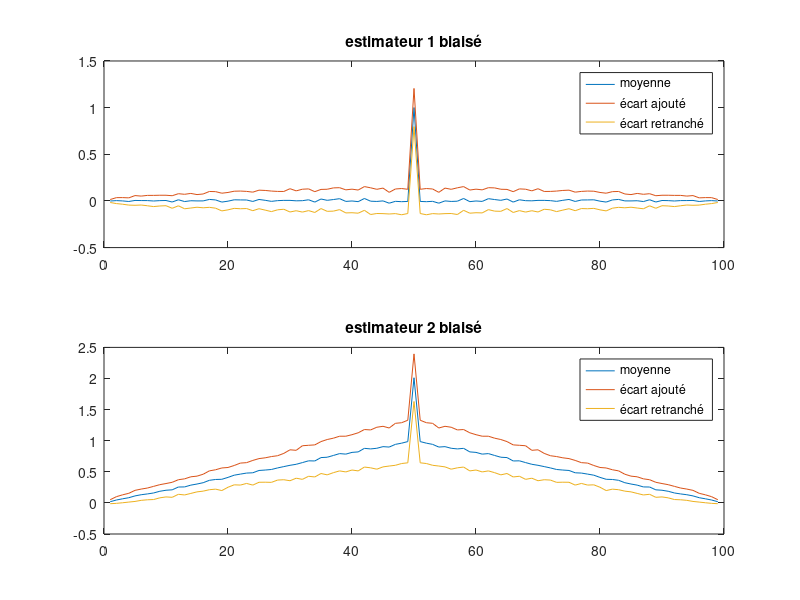
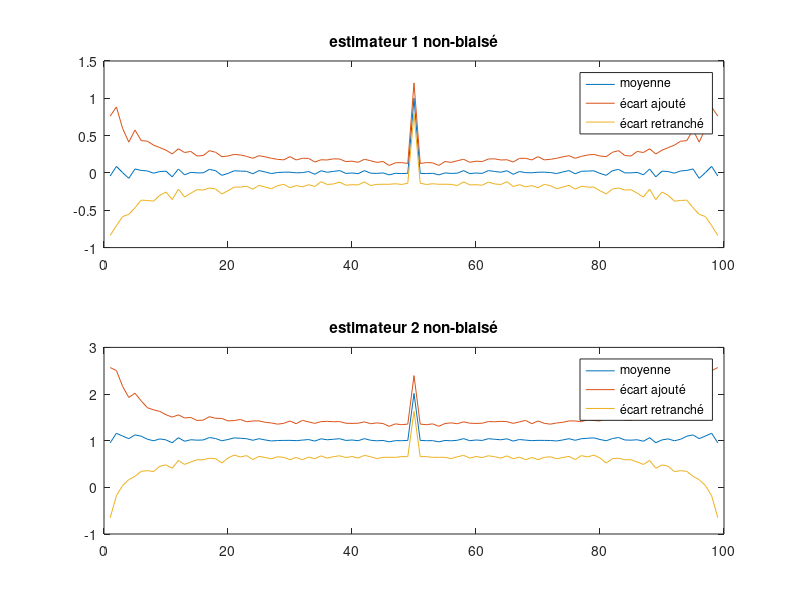
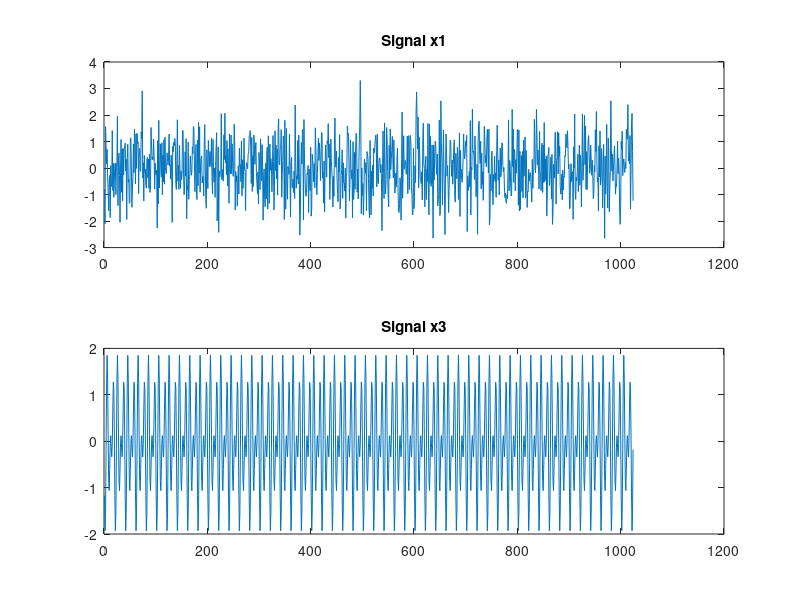
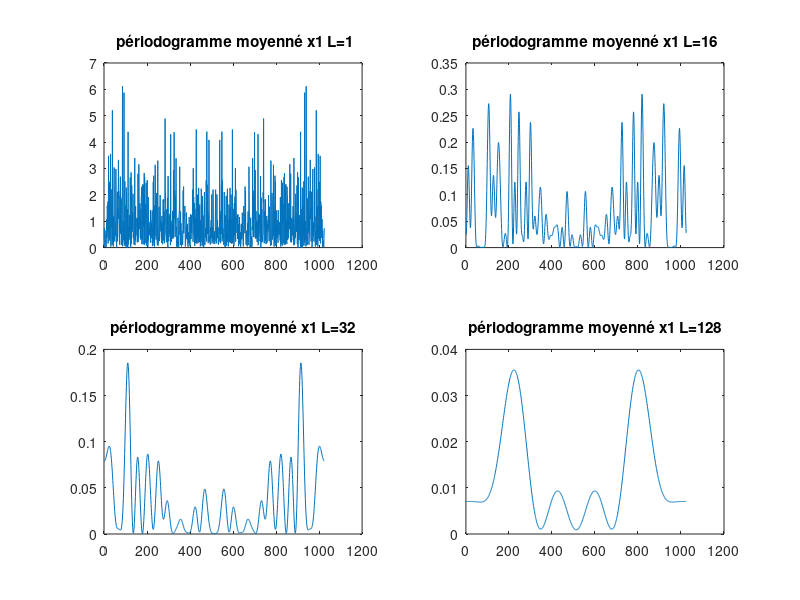

These figures' MATLAB source, in order:
close all 
clear all

%3)

N=50;
%%Estimation de l'autocorrelation
for i=1:100
x1(:,i)=randn(1,N);
x2(:,i)=x1(:,i)+1;
R1_b(i,:)=xcorr(x1(:,i),'biased');
R2_b(i,:)=xcorr(x2(:,i),'biased');
R1_nb(i,:)=xcorr(x1(:,i),'unbiased');
R2_nb(i,:)=xcorr(x2(:,i),'unbiased');
end 

%moyenne
M1_b= mean(R1_b,1);
M2_b= mean(R2_b,1);
M1_nb= mean(R1_nb,1);
M2_nb= mean(R2_nb,1);

%Variance
V1_b= var(R1_b,1);
V2_b= var(R2_b,1);
V1_nb= var(R1_nb,1);
V2_nb= var(R2_nb,1);   

%4
%non biasé
% moyenne + ecart type
M1_ba=M1_b+std(R1_b);
M2_ba=M2_b+std(R2_b);
M1_nba=M1_nb+std(R1_nb);
M2_nba=M2_nb+std(R2_nb);
% moyenne - ecart type
M1_br=M1_b-std(R1_b,1);
M2_br=M2_b-std(R2_b,1);
M1_nbr=M1_nb-std(R1_nb,1);
M2_nbr=M2_nb-std(R2_nb,1);

figure;
subplot(2,1,1);
plot(M1_b); 
hold all
plot(M1_ba);
plot(M1_br);
legend('moyenne','écart ajouté','écart retranché');
title('estimateur 1 biaisé');

subplot(2,1,2);
plot(M2_b); 
hold all
plot(M2_ba);
plot(M2_br);
legend('moyenne','écart ajouté','écart retranché');
title('estimateur 2 biaisé');

figure;
subplot(2,1,1);
plot(M1_nb); 
hold all
plot(M1_nba);
plot(M1_nbr);
legend('moyenne','écart ajouté','écart retranché');
title('estimateur 1 non-biaisé');

subplot(2,1,2);
plot(M2_nb); 
hold all
plot(M2_nba);
plot(M2_nbr);
legend('moyenne','écart ajouté','écart retranché');
title('estimateur 2 non-biaisé');

%%
%III)1)
N=1024;
x1=randn(1,N);
%14)
N=1024;
n=0:N-1;

x1= randn(1,N);

f0= 0.1;
f1=0.15;
phi0= 2*pi*rand ;
phi1= 2*pi*rand ;
x3= cos(2*pi*f0*n + phi0) + cos(2*pi*f1*n + phi1);

figure;
subplot(2,1,1); plot(x1); title("Signal x1");
subplot(2,1,2); plot(x3); title("Signal x3");

L=[1 16 32 128];

    Vp3=zeros(4,1024);
    Mp3=zeros(4,1024);

    Vp1=zeros(4,1024);
    Mp1=zeros(4,1024);

for i=1:4
    M=N/L(i);
    for k=1:L(i)
        F3= fft(x3((k-1)*M+1:k*M),N);
        P3=(abs(F3).^2)/M;
        H3(i,:)=(1/L(i))*P3;

        F1= fft(x1((k-1)*M+1:k*M),N);
        P1=(abs(F1).^2)/M;
        H1(i,:)=(1/L(i))*P1;
    end
    Vp3(i,:)=var(H3(i,:),0,1);
    Mp3(i,:)=mean(H3(i,:),1);

    Vp1(i,:)=var(H1(i,:),0,1);
    Mp1(i,:)=mean(H1(i,:),1);
end
  
figure;
subplot(2,2,1); plot(1:1024,Mp1(1,:)); title(" périodogramme moyenné x1 L=1");
subplot(2,2,2) ; plot(1:1024,Mp1(2,:)); title("périodogramme moyenné x1 L=16");
subplot(2,2,3); plot(1:1024,Mp1(3,:)); title("périodogramme moyenné x1 L=32");
subplot(2,2,4); plot(1:1024,Mp1(4,:)); title("périodogramme moyenné x1 L=128");

figure;
subplot(2,2,1); plot(1:1024,Mp3(1,:)); title(" périodogramme moyenné x3 L=1");
subplot(2,2,2) ; plot(1:1024,Mp3(2,:)); title("périodogramme moyenné x3 L=16");
subplot(2,2,3); plot(1:1024,Mp3(3,:)); title("périodogramme moyenné x3 L=32");
subplot(2,2,4); plot(1:1024,Mp3(4,:)); title("périodogramme moyenné x3 L=128");




figure; plot(x1); title("signal X1");


R1_b=xcorr(x1,'biased');
R1_nb=xcorr(x1,'unbiased');

S1_b= fft(R1_b([N:end, 1:(N-1)]));
S1_nb= fft(R1_nb([N:end, 1:(N-1)]));




f=-(N-1):1:N-1 ;

figure;
subplot(2,1,1); plot(R1_b); title('Autocorrélation baisée');
subplot(2,1,2); plot(R1_nb); title('Autocorrélation non-baisée');

figure;
subplot(2,1,1); plot(abs(S1_b)); title('DSP baisée');
subplot(2,1,2); plot(abs(S1_nb)); title('DSP non-baisée');

%%
%III)2)
%11
N=1024;
P= 2*N -1 ;
Xfft=fft(x1, P);

Sx_p=(1/N) *(abs(Xfft).^2);
f= -(N-1):1:N-1;

figure; 
plot(f,fftshift(abs(Sx_p)),'*'); 
hold on
plot(f,fftshift(abs(S1_b))); 
legend('périodogramme Sp','corrélogramme Sb');
axis([-1010 1010  0  8]);


%% 13
N=128; 
P= 2*N -1 ;
f= -(N-1):1:N-1;

St= ones(1,255);

for i=1:100
x(:,i)=randn(1,N);
Xfft=fft(x(:,i), P);
Sx_pr(i,:)= fftshift(abs((1/N) *(abs(Xfft).^2)));
end 

MS_p= mean(Sx_pr,1);

figure; 
plot(f,MS_p); 
hold on
plot(f,St); 
legend('périodogramme Sp','DSP theo');
title("périodogramme 100 réalisations")

for i=1:1000
x(:,i)=randn(1,N);
Xfft=fft(x(:,i), P);
Sx_pr(i,:)= fftshift(abs((1/N) *(abs(Xfft).^2)));
end 

MS_p= mean(Sx_pr,1);

figure; 
plot(f,MS_p); 
hold on
plot(f,St); 
legend('périodogramme Sp','DSP theo');
title("périodogramme 1000 réalisations") 


%% periodogramme moyenné


%14)
N=1024;
n=0:N-1;

x1= randn(1,N);

f0= 0.1;
f1=0.15;
phi0= 2*pi*rand ;
phi1= 2*pi*rand ;
x3= cos(2*pi*f0*n + phi0) + cos(2*pi*f1*n + phi1);

figure;
subplot(2,1,1); plot(x1); title("Signal x1");
subplot(2,1,2); plot(x3); title("Signal x3");

L=[1 16 32 128];

    Vp3=zeros(4,1024);
    Mp3=zeros(4,1024);

    Vp1=zeros(4,1024);
    Mp1=zeros(4,1024);

for i=1:4
    M=N/L(i);
    for k=1:L(i)
        F3= fft(x3((k-1)*M+1:k*M),N);
        P3=(abs(F3).^2)/M;
        H3(i,:)=(1/L(i))*P3;

        F1= fft(x1((k-1)*M+1:k*M),N);
        P1=(abs(F1).^2)/M;
        H1(i,:)=(1/L(i))*P1;
    end
    Vp3(i,:)=var(H3(i,:),0,1);
    Mp3(i,:)=mean(H3(i,:),1);

    Vp1(i,:)=var(H1(i,:),0,1);
    Mp1(i,:)=mean(H1(i,:),1);
end
  
figure;
subplot(2,2,1); plot(1:1024,Mp1(1,:)); title(" périodogramme moyenné x1 L=1");
subplot(2,2,2) ; plot(1:1024,Mp1(2,:)); title("périodogramme moyenné x1 L=16");
subplot(2,2,3); plot(1:1024,Mp1(3,:)); title("périodogramme moyenné x1 L=32");
subplot(2,2,4); plot(1:1024,Mp1(4,:)); title("périodogramme moyenné x1 L=128");

figure;
subplot(2,2,1); plot(1:1024,Mp3(1,:)); title(" périodogramme moyenné x3 L=1");
subplot(2,2,2) ; plot(1:1024,Mp3(2,:)); title("périodogramme moyenné x3 L=16");
subplot(2,2,3); plot(1:1024,Mp3(3,:)); title("périodogramme moyenné x3 L=32");
subplot(2,2,4); plot(1:1024,Mp3(4,:)); title("périodogramme moyenné x3 L=128");


%%

%16

N = 1024;
n = (0:N-1);

f0 = 0.1;
phi0 = 2*pi*rand;
x4 = cos(2*pi*f0*n+phi0) + 4*randn(1,N);

figure;
plot(n,x4); title('Signal x4');

figure;
periodogram(x4); title('Périodogramme');
figure; 
pwelch(x4); title('Périodogramme de Welch');


%%

%21

N = 10000;
a = -0.7;
W = randn(2*N,1);
X=filter(1,[1 a],W);
X=X(N+1:end);

figure;
plot(X); title("Signal X");

Y=X + 4*randn(N,1);

figure;
plot(Y); title("Signal Y");


RY = xcorr(Y,'unbiased');
RX = xcorr(X,'unbiased');

RX0 = RX(N);
RX1 = RX(N+1);
RX2 = RX(N+2);

%estimateur non-robuste
a_enr= -RX1/RX0
sigma_enr = RX0 - (RX1^2)/RX0
%Estimateur robuste
a_er = -RX2/RX1
sigma_er = (RX1^2-RX2^2)/(RX2)




